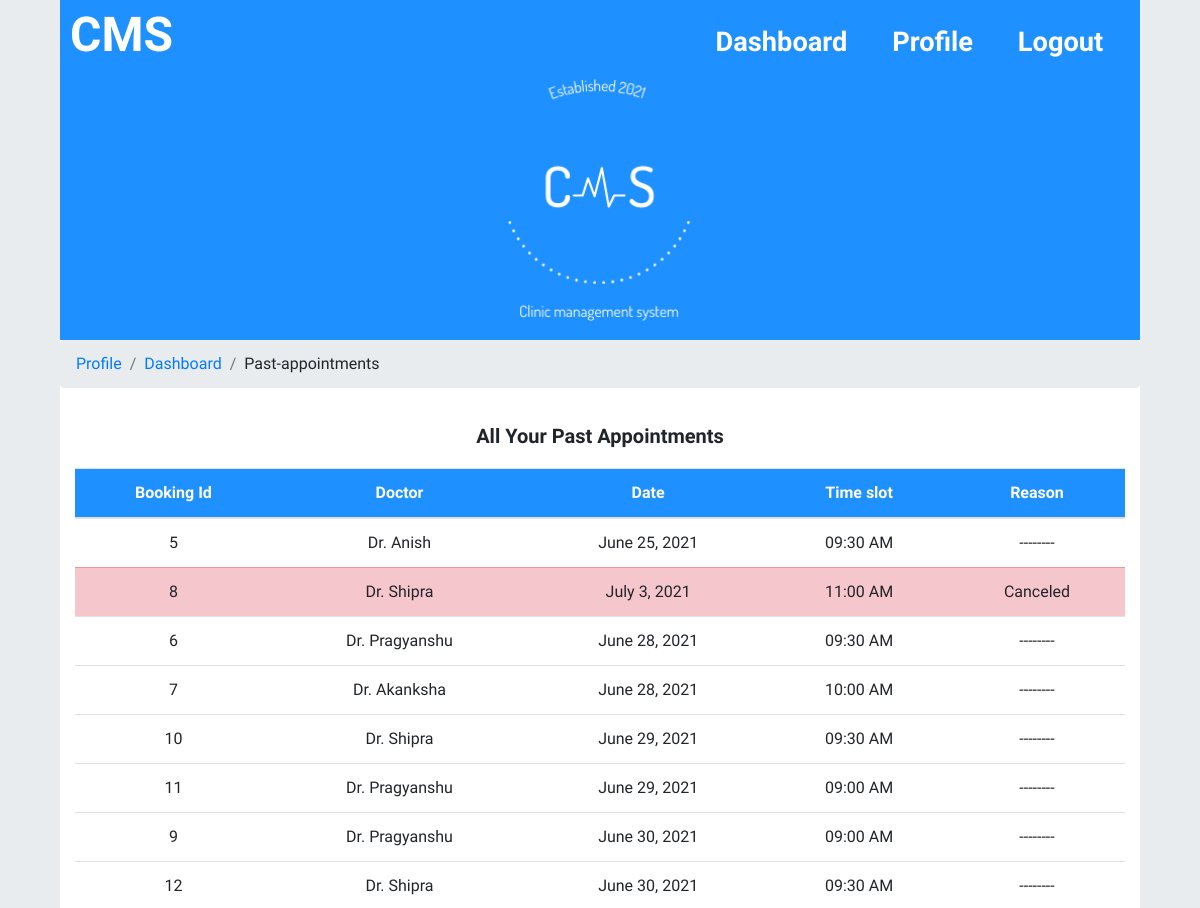
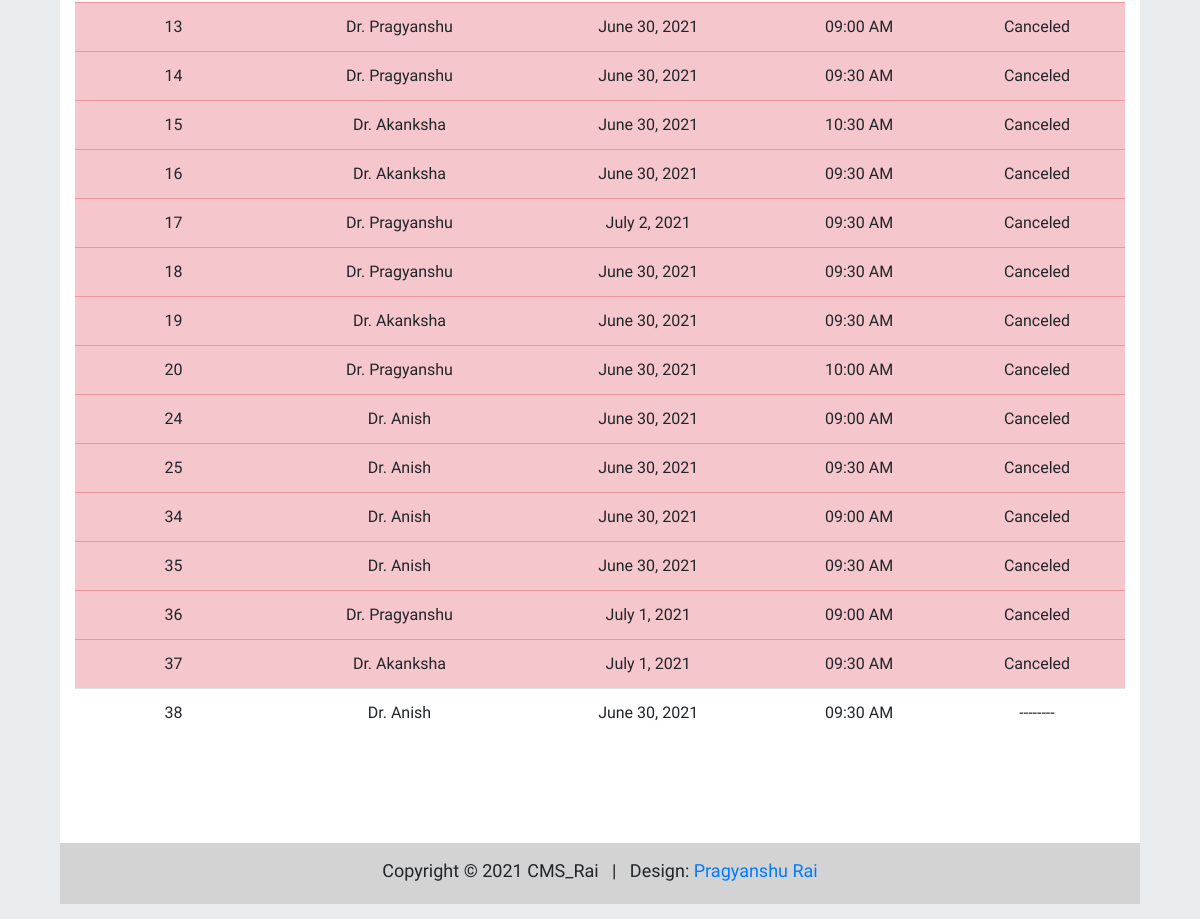
Screenshot of /past-booking/ (signed in) with the database file from the repository (2 pictures, top to bottom).
### cms/models.py (models this page shows, shortened)
class History(models.Model):
    book_no = models.CharField(max_length=20)
    patient_name = models.CharField(max_length=20)
    doctor_name = models.CharField(max_length=20)
    patient_id = models.CharField(max_length=20)
    doctor_id = models.CharField(max_length=20)
    book_date = models.DateField(auto_now_add=False, auto_now=False, blank=True)
    book_slot = models.CharField(max_length=10)
    reason = models.CharField(max_length=20, default="--------")

### cms/views.py (the view)
# urls.py: path('past-booking/', views.pastbooking, name='pastbooking'),
def pastbooking(request):
    global stuff
    modifySession(request)
    if request.user.is_authenticated == True:
        check_bookings(datetime.date.today())
        stuff['bookings'] = History.objects.filter(patient_id=request.user.id)
        stuff['page'] = "Past Appointments"
        stuff['line'] = "All your past appointments"
        return render(request, 'cms/active_or_pastbooking.html', stuff)
    return render(request, 'cms/forbid.html', stuff)

### cms/models.py (called while the page is built)
def check_bookings(today):
    booking = Booking.objects.all()
    for index in range(len(booking)):
        if booking[index].booking_date < today:
            his = History()
            his.add_to_history(booking[index].id, booking[index].contact.user.username, booking[index].doctor.name,
                               booking[index].contact.user_id, booking[index].doctor_id, booking[index].booking_date,  booking[index].time_slot)
            his.save()
            booking[index].delete()

### cms/viewsUtil.py (called while the page is built)
def modifySession(request):
    if 'user' not in request.session:
        auth.logout(request)
        print("logout")
        return False
    request.session.modified = True
    return request

### templates/cms/active_or_pastbooking.html (shortened to what this page needs)
{% extends 'cms/base.html' %}
{% load static %}
            {% block breadcrumbs %}
                {% if user.is_authenticated %}
                <li class="breadcrumb-item"><a href="{% url 'profile' %}">Profile</a></li>
                <li class="breadcrumb-item"><a href="{% url 'dashboard' %}">Dashboard</a></li>
                    {% if "Past" in page %}
                    <li class="breadcrumb-item">Past-appointments</li>
                    {% else %}
                    <li class="breadcrumb-item">Active-appointments</li>
                    {% endif %}
                {% endif %}
            {% endblock %}
{% block main_block %}
   <main class="main-body">
	    <header class="row welcome-section">
            <div class="col-lg-1">
            </div>
            <div class="col-lg-10 text-center">
		    <h2 class="main-content"><strong>All Your {{page}}</strong></h2>
            </div>
            <div class="col-lg-1">
            </div>
	    </header>
        <form class="text-center" action="" method="POST">
		<div class="container-fluid">
            <div class="row text-center">
                {% if bookings|length < 1 %}
                <div class="col-lg-12 add-btm-margin">
                    <div class="card pointer">
                        <img src="{% static 'cms/img/nodata.svg' %}" class="card-img-top gradient" height="400px"/>
                        <div class="card-body">
                            {% if "past" in page  %}
                                <p class="card-title pointer side-content" ><b>No Past Appointments!</b></p>
                            {% else  %}
                                <p class="card-title pointer side-content" ><b>No Active Appointments!</b></p>
                            {% endif %}
                        </div>
                    </div>
                </div>
                {% else %}
                <div class="col-lg-12">
                    <table class="table table-responsive-md table-hover">
                        <thead class="dodger-bg">
                            <tr onclick="selectAll();">
                                <th>Booking Id</th>
                                <th>Doctor</th>
                                <th>Date</th>
                                <th>Time slot</th>
                                {% if "Past" in page %}
                                <th>Reason</th>
                                {% endif %}
                            </tr>
                        </thead>
                        <tbody>
                        {% for booking in bookings %}
                        {% if "Past" in page %}
                            {% if "Cancel" in booking.reason %}
                            <tr class="table-danger">
                            {% endif %}
                        {% else %}
                            <tr onclick="select(all=false);" class="select-bit">
                        {% endif %}
                                {% if "Past" in page %}
                                <td>{{booking.book_no}}</td>
                                <td>{{booking.doctor_name}}</td>
                                <td>{{booking.book_date}}</td>
                                <td>{{booking.book_slot}}</td>
                                <td>{{booking.reason}}</td>
                                {% endif %}
                            </tr>
                        {% endfor %}
                        </tbody>
                    </table>
                </div>
                {% endif %}
            </div>
        </div>
        </form>
    <div class="space"></div>
    </main>
{% endblock %}

### static/cms/css/style.css (style rules this page uses)
html { scroll-behavior: smooth; background-color: #e9ecef; }
body { font-family: 'Ubuntu', sans-serif; }
.container-auto-mid { max-width: 90%; margin: 0 auto; }
a { margin: 0 auto; }
.space { height: 40px; }
.dodger-bg { background: #1e90ff; color: #ffffff; }
.welcome-section { margin-left: 1.5%; margin-right: 1.5%; width: 97%; margin-bottom: 10px; margin-top: 10px; }
.text-center { text-align: center; }
.main-content { margin: 10px; font-size: 20px; }
.main-body { margin-bottom: 10px; }
tr { cursor: pointer; }

### rows the page displays
History: book_no "5", doctor_name "Dr. Anish", book_date "June 25, 2021", book_slot "09:30 AM", reason "--------"
History: book_no "8", doctor_name "Dr. Shipra", book_date "July 3, 2021", book_slot "11:00 AM", reason "Canceled"
History: book_no "6", doctor_name "Dr. Pragyanshu", book_date "June 28, 2021", book_slot "09:30 AM", reason "--------"
History: book_no "7", doctor_name "Dr. Akanksha", book_date "June 28, 2021", book_slot "10:00 AM", reason "--------"
History: book_no "10", doctor_name "Dr. Shipra", book_date "June 29, 2021", book_slot "09:30 AM", reason "--------"
History: book_no "11", doctor_name "Dr. Pragyanshu", book_date "June 29, 2021", book_slot "09:00 AM", reason "--------"
History: book_no "9", doctor_name "Dr. Pragyanshu", book_date "June 30, 2021", book_slot "09:00 AM", reason "--------"
History: book_no "12", doctor_name "Dr. Shipra", book_date "June 30, 2021", book_slot "09:30 AM", reason "--------"
History: book_no "13", doctor_name "Dr. Pragyanshu", book_date "June 30, 2021", book_slot "09:00 AM", reason "Canceled"
History: book_no "14", doctor_name "Dr. Pragyanshu", book_date "June 30, 2021", book_slot "09:30 AM", reason "Canceled"
History: book_no "15", doctor_name "Dr. Akanksha", book_date "June 30, 2021", book_slot "10:30 AM", reason "Canceled"
History: book_no "16", doctor_name "Dr. Akanksha", book_date "June 30, 2021", book_slot "09:30 AM", reason "Canceled"
History: book_no "17", doctor_name "Dr. Pragyanshu", book_date "July 2, 2021", book_slot "09:30 AM", reason "Canceled"
History: book_no "18", doctor_name "Dr. Pragyanshu", book_date "June 30, 2021", book_slot "09:30 AM", reason "Canceled"
History: book_no "19", doctor_name "Dr. Akanksha", book_date "June 30, 2021", book_slot "09:30 AM", reason "Canceled"
History: book_no "20", doctor_name "Dr. Pragyanshu", book_date "June 30, 2021", book_slot "10:00 AM", reason "Canceled"
History: book_no "24", doctor_name "Dr. Anish", book_date "June 30, 2021", book_slot "09:00 AM", reason "Canceled"
History: book_no "25", doctor_name "Dr. Anish", book_date "June 30, 2021", book_slot "09:30 AM", reason "Canceled"
History: book_no "34", doctor_name "Dr. Anish", book_date "June 30, 2021", book_slot "09:00 AM", reason "Canceled"
History: book_no "35", doctor_name "Dr. Anish", book_date "June 30, 2021", book_slot "09:30 AM", reason "Canceled"
History: book_no "36", doctor_name "Dr. Pragyanshu", book_date "July 1, 2021", book_slot "09:00 AM", reason "Canceled"
History: book_no "37", doctor_name "Dr. Akanksha", book_date "July 1, 2021", book_slot "09:30 AM", reason "Canceled"
History: book_no "38", doctor_name "Dr. Anish", book_date "June 30, 2021", book_slot "09:30 AM", reason "--------"

### other values shown
{{ page }} "Past Appointments"
